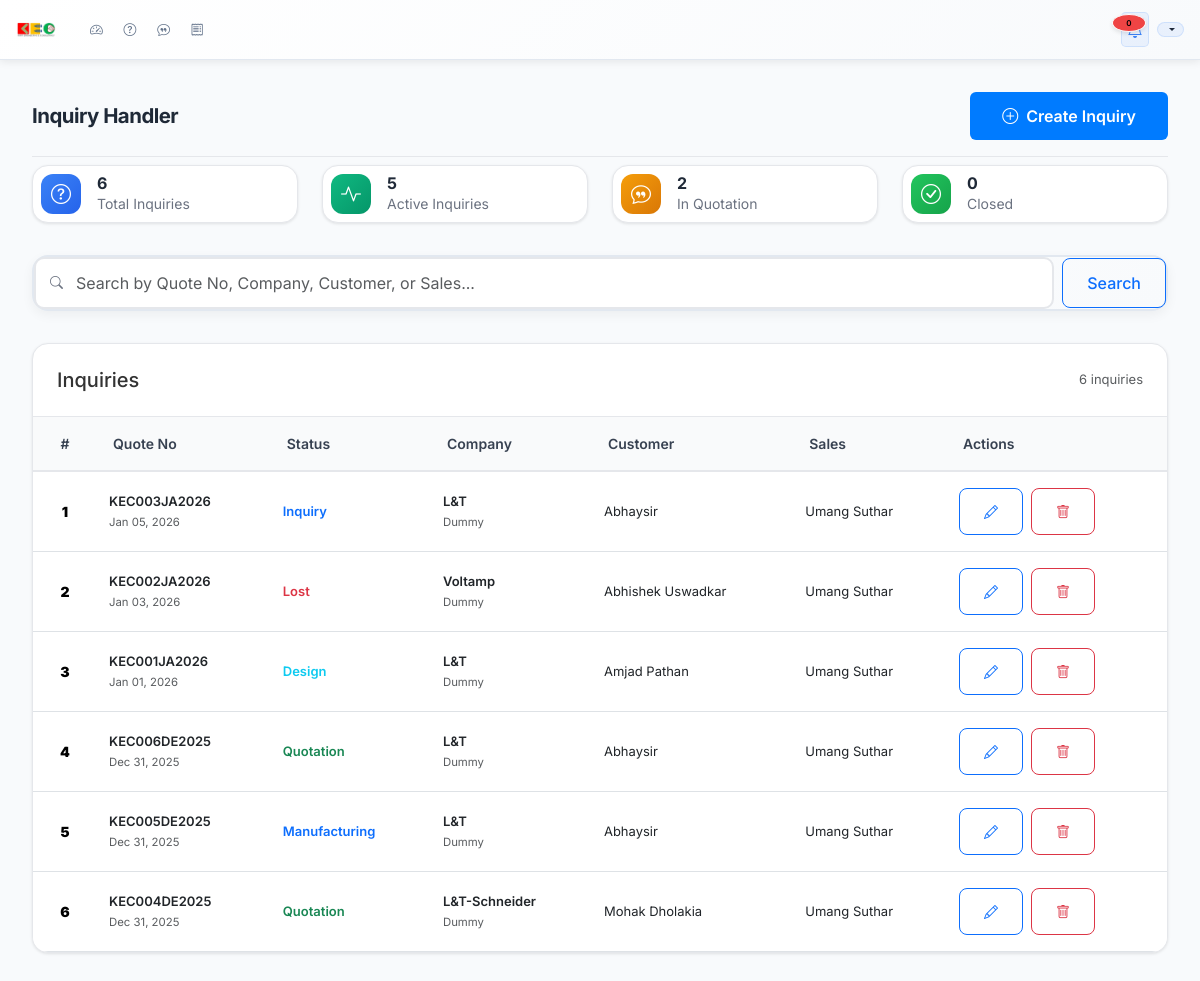
Page /inquiry-handler/ (signed in) on the committed database.
### dashboard/models.py (models this page shows, shortened)
class InquiryHandler(models.Model):
    STATUS_CHOICES = [
        ('Inquiry', 'Inquiry'),
        ('Inputs', 'Inputs'),
        ('Inspection', 'Inspection'),
        ('Inquiry Hold', 'Inquiry Hold'),
        ('Pending', 'Pending'),
        ('Quotation', 'Quotation'),
        ('Negotiation', 'Negotiation'),
        ('PO-Confirm', 'PO-Confirm'),
        ('PO Hold', 'PO Hold'),
        ('Design', 'Design'),
        ('Design Review', 'Design Review'),
        ('Material Receive', 'Material Receive'),
        ('Manufacturing', 'Manufacturing'),
        ('Stage-Inspection', 'Stage-Inspection'),
        ('Approval', 'Approval'),
        ('Dispatch', 'Dispatch'),
        ('GRN', 'GRN'),
        ('Project Closed', 'Project Closed'),
        ('Lost', 'Lost'),
    ]
    create_id = models.CharField(
        max_length=15,
        unique=True,
        verbose_name="Create ID",
        help_text="Auto-generated ID (e.g., KEC020JY2025)",
        blank=True
    )
    status = models.CharField(
        max_length=20,
        choices=STATUS_CHOICES,
        default='Inputs',
        verbose_name="Status",
        help_text="Select current status"
    )
    opportunity_id = models.CharField(
        max_length=20,
        verbose_name="Opportunity ID",
        help_text="Auto-generated based on status (e.g., eKEC020JY2025)",
        blank=True
    )
    lead_description = models.TextField(
        verbose_name="Lead Description",
        help_text="Enter lead description manually",
        blank=True,
        default=""
    )
    company = models.ForeignKey(
        Contact,
        on_delete=models.CASCADE,
        verbose_name="Company",
        related_name='inquiries',
        help_text="Select company from database"
    )
    customer_name = models.CharField(
        max_length=200,
        verbose_name="Customer Name",
        help_text="Auto-fetched based on company selection",
        blank=True
    )
    quote_no = models.CharField(
        max_length=15,
        verbose_name="Quote Number",
        help_text="Same as Create ID (e.g., KEC020JY2025)",
        blank=True
    )
    date_of_quote = models.DateField(
        verbose_name="Date of Quote",
        help_text="Enter quote date manually"
    )
    remarks = models.TextField(
        blank=True,
        null=True,
        verbose_name="Remarks",
        help_text="Enter remarks manually (optional)"
    )
    sales = models.ForeignKey(
        User,
        on_delete=models.SET_NULL,
        null=True,
        blank=True,
        limit_choices_to={'userprofile__roles__contains': 'sales'},
        verbose_name="Sales Person",
        help_text="Select sales person from database"
    )
    next_date = models.DateField(
        blank=True,
        null=True,
        verbose_name="Next Date",
        help_text="Enter next date manually (optional)"
    )
    remarks_add = models.TextField(
        blank=True,
        null=True,
        verbose_name="Additional Supply Remarks",
        help_text="Enter additional supply remarks manually (optional)"
    )
    created_at = models.DateTimeField(auto_now_add=True)
    updated_at = models.DateTimeField(auto_now=True)
    def get_status_class(self):
        status_classes = {
            'Inquiry': 'primary',
            'Pending': 'warning',
            'Inspection': 'info',
            'Inputs': 'secondary',
            'Quotation': 'success',
            'Negotiation': 'warning',
            'Inquiry Hold': 'warning',
            'PO-Confirm': 'success',
            'Design Review': 'info',
            'Manufacturing': 'primary',
            'Stage-Inspection': 'info',
            'Dispatch': 'success',
            'GRN': 'success',
            'Project Closed': 'success',
            'Lost': 'danger',
            'PO Hold': 'warning',
            'Design': 'info',
            'Material Receive': 'primary',
            'Approval': 'warning',
        }
        return status_classes.get(self.status, 'secondary')
    class Meta:
        verbose_name = "Inquiry Handler"
        verbose_name_plural = "Inquiry Handlers"
        ordering = ['-created_at']

class Contact(models.Model):
    email = models.EmailField(verbose_name="Email Address", blank=True, null=True)
    phone = models.CharField(max_length=20, verbose_name="Phone Number", blank=True, null=True)
    company = models.ForeignKey(Company, on_delete=models.CASCADE, verbose_name="Company")
    location_city = models.CharField(max_length=100, verbose_name="Location (City)", blank=True)
    individual_address = models.TextField(verbose_name="Individual Address", blank=True, null=True)
    customer_name = models.CharField(max_length=200, verbose_name="Customer Name", blank=True, null=True)
    email = models.EmailField(verbose_name="Email Address", blank=True, null=True)  # Legacy field
    plant = models.CharField(max_length=100, verbose_name="Plant Location", blank=True, null=True)
    address = models.TextField(verbose_name="Address", blank=True, null=True)
    created_at = models.DateTimeField(auto_now_add=True)
    updated_at = models.DateTimeField(auto_now=True)
    class Meta:
        verbose_name = "Contact"
        verbose_name_plural = "Contacts"
        ordering = ['-created_at']

class Company(models.Model):
    company_name = models.CharField(max_length=200, verbose_name="Company Name")
    city = models.CharField(max_length=100, verbose_name="City")
    address = models.TextField(verbose_name="Company Address")
    created_at = models.DateTimeField(auto_now_add=True)
    updated_at = models.DateTimeField(auto_now=True)
    class Meta:
        verbose_name = "Company"
        verbose_name_plural = "Companies"
        ordering = ['company_name', 'city']
        unique_together = ['company_name', 'city']

### dashboard/views.py (the view, shortened to what this page needs)
# urls.py: path('inquiry-handler/', views.inquiry_handler_management_view, name='inquiry_handler_management'),
@login_required
def inquiry_handler_management_view(request):
    search_query = request.GET.get('search', '')
    user_role = request.user.userprofile.get_roles_list()
    if user_role == 'sales':
        inquiries = InquiryHandler.objects.select_related('company', 'sales').filter(sales=request.user)
        total_inquiries = InquiryHandler.objects.filter(sales=request.user).count()
        active_inquiries = InquiryHandler.objects.filter(sales=request.user).exclude(status__in=['Lost', 'Project Closed']).count()
        quotation_stage = InquiryHandler.objects.filter(sales=request.user, status='Quotation').count()
        closed_inquiries = InquiryHandler.objects.filter(sales=request.user, status='Project Closed').count()
    inquiries = inquiries.order_by('-created_at')
    paginator = Paginator(inquiries, 10)
    page_number = request.GET.get('page')
    page_obj = paginator.get_page(page_number)
    context = {
        'page_obj': page_obj,
        'search_query': search_query,
        'total_inquiries': total_inquiries,
        'active_inquiries': active_inquiries,
        'quotation_stage': quotation_stage,
        'closed_inquiries': closed_inquiries,
        'user_role': user_role,
        'is_admin': user_role in ['admin', 'manager'],
        'can_see_all_inquiries': user_role in ['admin', 'manager'],
    }
    return render(request, 'dashboard/inquiry_handler_management.html', context)

### dashboard/templates/dashboard/inquiry_handler_management.html (shortened to what this page needs)
{% extends 'dashboard/base.html' %}
{% load static %}
{% block body_class %}scrollable-page inquiry-handler-page{% endblock %}
{% block content %}
<div class="user-management-container">
    <div class="page-header">
        <div>
            <h2 class="page-title">Inquiry Handler</h2>
        </div>
        <a href="{% url 'dashboard:inquiry_handler_create' %}" class="btn btn-primary">
            <i class="bi bi-plus-circle me-2"></i>Create Inquiry
        </a>
    </div>
    <div class="stats-row">
        <div class="stat-card">
            <div class="stat-icon" style="background: linear-gradient(135deg, #3b82f6 0%, #2563eb 100%);">
                <i class="bi bi-question-circle"></i>
            </div>
            <div class="stat-content">
                <h3>{{ total_inquiries }}</h3>
                <p>Total Inquiries</p>
            </div>
        </div>
        <div class="stat-card">
            <div class="stat-icon" style="background: linear-gradient(135deg, #10b981 0%, #059669 100%);">
                <i class="bi bi-activity"></i>
            </div>
            <div class="stat-content">
                <h3>{{ active_inquiries }}</h3>
                <p>Active Inquiries</p>
            </div>
        </div>
        <div class="stat-card">
            <div class="stat-icon" style="background: linear-gradient(135deg, #f59e0b 0%, #d97706 100%);">
                <i class="bi bi-chat-quote"></i>
            </div>
            <div class="stat-content">
                <h3>{{ quotation_stage }}</h3>
                <p>In Quotation</p>
            </div>
        </div>
        <div class="stat-card">
            <div class="stat-icon" style="background: linear-gradient(135deg, #22c55e 0%, #16a34a 100%);">
                <i class="bi bi-check-circle"></i>
            </div>
            <div class="stat-content">
                <h3>{{ closed_inquiries }}</h3>
                <p>Closed</p>
            </div>
        </div>
    </div>
    <div class="search-section">
        <div class="d-flex gap-3 align-items-center">
            <form method="GET" class="search-input-group flex-grow-1">
                <i class="bi bi-search"></i>
                <input type="text"
                       name="search"
                       class="form-control"
                       placeholder="Search by Quote No, Company, Customer, or Sales..."
                       value="{{ search_query }}">
                <button type="submit" class="btn btn-outline-primary">Search</button>
            </form>
        </div>
    </div>
    <div class="table-container">
        <div class="table-header">
            <h5 class="mb-0">Inquiries</h5>
            <span class="text-muted">{{ page_obj.paginator.count }} inquir{{ page_obj.paginator.count|pluralize:"y,ies" }}</span>
        </div>
        {% if page_obj %}
            <div class="table-responsive">
                <table class="table table-hover">
                    <thead>
                        <tr>
                            <th>#</th>
                            <th>Quote No</th>
                            <th>Status</th>
                            <th>Company</th>
                            <th>Customer</th>
                            <th>Sales</th>
                            <th>Actions</th>
                        </tr>
                    </thead>
                    <tbody>
                        {% for inquiry in page_obj %}
                            <tr>
                                <td>
                                    <div class="index-number">
                                        <strong>{{ forloop.counter0|add:page_obj.start_index }}</strong>
                                    </div>
                                </td>
                                <td>
                                    <div class="fw-semibold">{{ inquiry.quote_no }}</div>
                                    <small class="text-muted">{{ inquiry.created_at|date:"M d, Y" }}</small>
                                </td>
                                <td>
                                    <span class="fw-semibold text-{{ inquiry.get_status_class }}">{{ inquiry.status }}</span>
                                </td>
                                <td>
                                    <div class="fw-semibold">{{ inquiry.company.company.company_name }}</div>
                                    <small class="text-muted">{{ inquiry.company.location_city }}</small>
                                </td>
                                <td>{{ inquiry.customer_name }}</td>
                                <td>
                                    {% if inquiry.sales %}
                                        {{ inquiry.sales.get_full_name|default:inquiry.sales.username }}
                                    {% else %}
                                        <span class="text-muted">—</span>
                                    {% endif %}
                                </td>
                                <td>
                                    <div class="action-buttons">
                                        <a href="{% url 'dashboard:inquiry_handler_edit' inquiry.id %}" class="btn btn-sm btn-outline-primary" title="Edit">
                                            <i class="bi bi-pencil"></i>
                                        </a>
                                        <a href="{% url 'dashboard:inquiry_handler_delete' inquiry.id %}" class="btn btn-sm btn-outline-danger" title="Delete">
                                            <i class="bi bi-trash"></i>
                                        </a>
                                    </div>
                                </td>
                            </tr>
                        {% endfor %}
                    </tbody>
                </table>
            </div>
        {% endif %}
    </div>
</div>
{% endblock %}

### rows in the picture
InquiryHandler: quote_no "KEC003JA2026", created_at "Jan 05, 2026", status "Inquiry", company.company.company_name "L&T", company.location_city "Dummy", customer_name "Abhaysir", sales.get_full_name "Umang Suthar"
InquiryHandler: quote_no "KEC002JA2026", created_at "Jan 03, 2026", status "Lost", company.company.company_name "Voltamp", company.location_city "Dummy", customer_name "Abhishek Uswadkar", sales.get_full_name "Umang Suthar"
InquiryHandler: quote_no "KEC001JA2026", created_at "Jan 01, 2026", status "Design", company.company.company_name "L&T", company.location_city "Dummy", customer_name "Amjad Pathan", sales.get_full_name "Umang Suthar"
InquiryHandler: quote_no "KEC006DE2025", created_at "Dec 31, 2025", status "Quotation", company.company.company_name "L&T", company.location_city "Dummy", customer_name "Abhaysir", sales.get_full_name "Umang Suthar"
InquiryHandler: quote_no "KEC005DE2025", created_at "Dec 31, 2025", status "Manufacturing", company.company.company_name "L&T", company.location_city "Dummy", customer_name "Abhaysir", sales.get_full_name "Umang Suthar"
InquiryHandler: quote_no "KEC004DE2025", created_at "Dec 31, 2025", status "Quotation", company.company.company_name "L&T-Schneider", company.location_city "Dummy", customer_name "Mohak Dholakia", sales.get_full_name "Umang Suthar"

### other values in the picture
{{ total_inquiries }} "6"
{{ active_inquiries }} "5"
{{ quotation_stage }} "2"
{{ closed_inquiries }} "0"
{{ page_obj.paginator.count }} "6"
